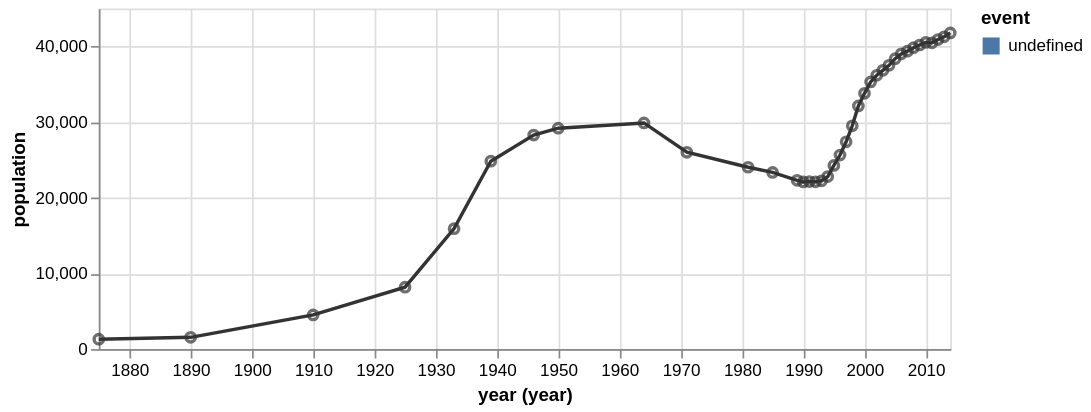

Vega-Lite specification stored for this chart:
### Vega specification from a JSON file in a GitHub repository (floating-point values rounded to 4 significant figures)
{"$schema": "https://vega.github.io/schema/vega/v5.json", "description": "The population of the German city of Falkensee over time", "background": "white", "padding": 5, "width": 500, "height": 200, "style": "cell", "data": [{"name": "source_0", "values": [{"year": "1875", "population": 1309}, {"year": "1890", "population": 1558}, {"year": "1910", "population": 4512}, {"year": "1925", "population": 8180}, {"year": "1933", "population": 15915}, {"year": "1939", "population": 24824}, {"year": "1946", "population": 28275}, {"year": "1950", "population": 29189}, {"year": "1964", "population": 29881}, {"year": "1971", "population": 26007}, {"year": "1981", "population": 24029}, {"year": "1985", "population": 23340}, {"year": "1989", "population": 22307}, {"year": "1990", "population": 22087}, {"year": "1991", "population": 22139}, {"year": "1992", "population": 22105}, {"year": "1993", "population": 22242}, {"year": "1994", "population": 22801}, {"year": "1995", "population": 24273}, {"year": "1996", "population": 25640}, {"year": "1997", "population": 27393}, {"year": "1998", "population": 29505}, {"year": "1999", "population": 32124}, {"year": "2000", "population": 33791}, {"year": "2001", "population": 35297}, {"year": "2002", "population": 36179}, {"year": "2003", "population": 36829}, {"year": "2004", "population": 37493}, {"year": "2005", "population": 38376}, {"year": "2006", "population": 39008}, {"year": "2007", "population": 39366}, {"year": "2008", "population": 39821}, {"year": "2009", "population": 40179}, {"year": "2010", "population": 40511}, {"year": "2011", "population": 40465}, {"year": "2012", "population": 40905}, {"year": "2013", "population": 41258}, {"year": "2014", "population": 41777}]}, {"name": "source_1", "values": [{"start": "1933", "end": "1945", "event": "Nazi Rule"}, {"start": "1948", "end": "1989", "event": "GDR (East Germany)"}]}, {"name": "data_0", "source": "source_0", "transform": [{"type": "formula", "expr": "timeParse(datum[\"year\"],'%Y')", "as": "year"}]}, {"name": "data_1", "source": "data_0", "transform": [{"field": "year", "type": "timeunit", "units": ["year"], "as": ["year_year", "year_year_end"]}]}, {"name": "data_2", "source": "data_1", "transform": [{"type": "filter", "expr": "(isDate(datum[\"year_year\"]) || (isValid(datum[\"year_year\"]) && isFinite(+datum[\"year_year\"]))) && isValid(datum[\"population\"]) && isFinite(+datum[\"population\"])"}]}, {"name": "data_3", "source": "source_1", "transform": [{"type": "formula", "expr": "timeParse(datum[\"start\"],'%Y')", "as": "start"}, {"type": "formula", "expr": "timeParse(datum[\"end\"],'%Y')", "as": "end"}, {"field": "start", "type": "timeunit", "units": ["year"], "as": ["year_start", "year_start_end"]}, {"field": "end", "type": "timeunit", "units": ["year"], "as": ["year_end", "year_end_end"]}, {"type": "filter", "expr": "(isDate(datum[\"year_start\"]) || (isValid(datum[\"year_start\"]) && isFinite(+datum[\"year_start\"])))"}]}], "marks": [{"name": "layer_0_marks", "type": "rect", "style": ["rect"], "from": {"data": "data_2"}, "encode": {"update": {"fill": {"scale": "color", "field": "event"}, "description": {"signal": "\"start (year)\" + \": \" + (timeFormat(datum[\"year_start\"], timeUnitSpecifier([\"year\"], {\"year-month\":\"%b %Y \",\"year-month-date\":\"%b %d, %Y \"}))) + \"; \" + \"end (year)\" + \": \" + (timeFormat(datum[\"year_end\"], timeUnitSpecifier([\"year\"], {\"year-month\":\"%b %Y \",\"year-month-date\":\"%b %d, %Y \"}))) + \"; \" + \"event\" + \": \" + (isValid(datum[\"event\"]) ? datum[\"event\"] : \"\"+datum[\"event\"])"}, "x": {"scale": "x", "field": "year_start"}, "x2": {"scale": "x", "field": "year_end"}, "y": {"value": 0}, "y2": {"field": {"group": "height"}}}}}, {"name": "layer_1_marks", "type": "line", "style": ["line"], "sort": {"field": "datum[\"year_year\"]"}, "from": {"data": "data_2"}, "encode": {"update": {"stroke": {"value": "#333"}, "description": {"signal": "\"year (year)\" + \": \" + (timeFormat(datum[\"year_year\"], timeUnitSpecifier([\"year\"], {\"year-month\":\"%b %Y \",\"year-month-date\":\"%b %d, %Y \"}))) + \"; \" + \"population\" + \": \" + (format(datum[\"population\"], \"\"))"}, "x": {"scale": "x", "field": "year_year"}, "y": {"scale": "y", "field": "population"}, "defined": {"signal": "isValid(datum[\"year_year\"]) && isFinite(+datum[\"year_year\"]) && isValid(datum[\"population\"]) && isFinite(+datum[\"population\"])"}}}}, {"name": "layer_2_marks", "type": "symbol", "style": ["point"], "from": {"data": "data_2"}, "encode": {"update": {"opacity": {"value": 0.7}, "fill": {"value": "transparent"}, "stroke": {"value": "#333"}, "ariaRoleDescription": {"value": "point"}, "description": {"signal": "\"year (year)\" + \": \" + (timeFormat(datum[\"year_year\"], timeUnitSpecifier([\"year\"], {\"year-month\":\"%b %Y \",\"year-month-date\":\"%b %d, %Y \"}))) + \"; \" + \"population\" + \": \" + (format(datum[\"population\"], \"\"))"}, "x": {"scale": "x", "field": "year_year"}, "y": {"scale": "y", "field": "population"}}}}], "scales": [{"name": "x", "type": "time", "domain": {"data": "data_2", "fields": ["year_start", "year_end", "year_year"]}, "range": [0, {"signal": "width"}]}, {"name": "color", "type": "ordinal", "domain": {"data": "data_2", "field": "event", "sort": true}, "range": "category"}, {"name": "y", "type": "linear", "domain": {"data": "data_2", "field": "population"}, "range": [{"signal": "height"}, 0], "nice": true, "zero": true}], "axes": [{"scale": "x", "orient": "bottom", "gridScale": "y", "grid": true, "tickCount": {"signal": "ceil(width/40)"}, "domain": false, "labels": false, "aria": false, "maxExtent": 0, "minExtent": 0, "ticks": false, "zindex": 0}, {"scale": "y", "orient": "left", "gridScale": "x", "grid": true, "tickCount": {"signal": "ceil(height/40)"}, "domain": false, "labels": false, "aria": false, "maxExtent": 0, "minExtent": 0, "ticks": false, "zindex": 0}, {"scale": "x", "orient": "bottom", "grid": false, "title": "year (year)", "format": {"signal": "timeUnitSpecifier([\"year\"], {\"year-month\":\"%b %Y \",\"year-month-date\":\"%b %d, %Y \"})"}, "labelFlush": true, "labelOverlap": true, "tickCount": {"signal": "ceil(width/40)"}, "zindex": 0}, {"scale": "y", "orient": "left", "grid": false, "title": "population", "labelOverlap": true, "tickCount": {"signal": "ceil(height/40)"}, "zindex": 0}], "legends": [{"fill": "color", "symbolType": "square", "title": "event"}]}
